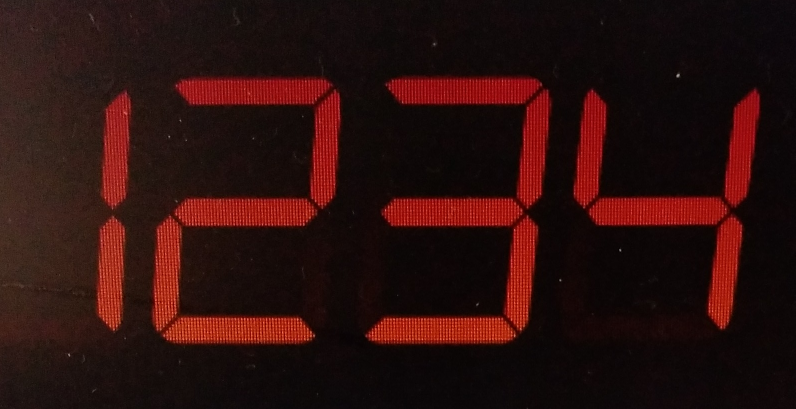
#> input picture glare_test/testfile.jpg, 1591 x 818 px (shown at 1/2 size)
$ python -i ad_functions.py   (imports and definitions only)
#> lines starting #> are read from the running program, lines starting #| are printed output that depends on the picture
from matplotlib import pyplot as plt
import pytesseract
import pandas as pd
import numpy as np
import random
import cv2
import os
import re


#########################################################################################################
# Function to show an image using pyplot
# [202 lines left out: functions show_img, display_four_images, display_ten_images, read_input_file_list, is_image, read_resize_data, not called in this run]


#########################################################################################################
# Read text using pytesseract and return the text
def get_text(image):
    """
    Uses Tesseract OCR to extract text from an input image.

    Args:
        image (numpy.ndarray): The input image to extract text from.

    Returns:
        A tuple containing the extracted text as strings: (text_ssd, text_eng).
    """

    # psm 6 = Assume a single uniform block of text.
    config_tesseract = "--tessdata-dir ./ttesseract_langs --psm 6"

    # Read text from image using Seven Segment training data
    # text_ssd = pytesseract.image_to_string(image, lang="ssd", config=config_tesseract)
    text_ssd = pytesseract.image_to_string(image, lang="ssd", config=config_tesseract)

    # Read text from image using English character training data
    text_eng = pytesseract.image_to_string(image, lang="eng", config=config_tesseract)

    # Clean text
    text_ssd = "".join(c for c in text_ssd if c.isdigit() or c == ".")
    text_eng = "".join(c for c in text_eng if c.isdigit() or c == ".")

    return text_ssd, text_eng


#########################################################################################################
# Read text using pytesseract and return the text
# [81 lines left out: functions get_text_lets, process_file_thresh, not called in this run]


#########################################################################################################
# Process using Closing and return text for Seven Segment Display and English
def process_file_closing(input_file, size=None):
    """
    Processes an input image file by resizing it, converting it to grayscale, and applying a closing operation
    using dilation and erosion with 5x5 matrices. Extracts text using Tesseract OCR with both Seven Segment and English
    character training data.

    Args:
        input_file (str): The path to the input image file.
        size (int, optional): The desired size of the output image after resizing. If not provided, the original size is used.

    Returns:
        A tuple containing the extracted text as strings: (text_ssd, text_eng).
    """
#> called with input_file = '../glare_test/testfile.jpg'

    # Get image data
    # img = read_input_data(input_file)
    if size:
        img = read_resize_data(input_file, size)
    else:
        img = cv2.imread(input_file)
#> img is the input picture: shape (818, 1591, 3); mean B, G, R 13.1, 15.4, 44.6

    # Convert to RGB (three dimensions)
    nimRGB = cv2.cvtColor(img, cv2.COLOR_BGR2RGB)

    # Convert to gray (one dimension)
    nimGray = cv2.cvtColor(nimRGB, cv2.COLOR_BGR2GRAY)
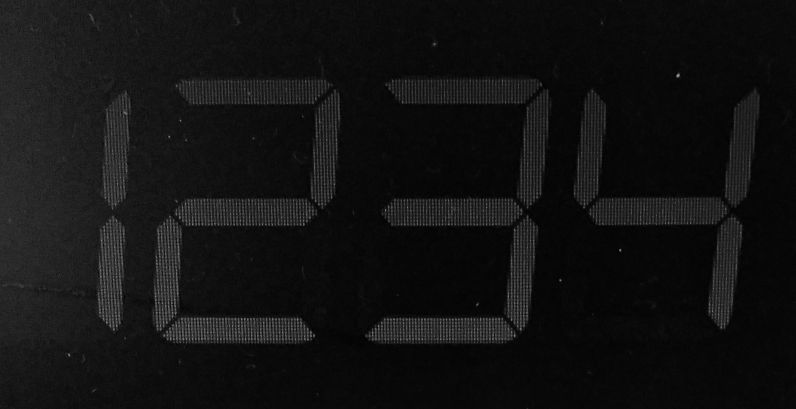
#> nimGray: shape (818, 1591) (shown at 1/2 size); min 0, max 166, mean 18.1

    # Perform Dilation using a 5x5 matrix
    cdilation = cv2.dilate(nimGray, np.ones((5, 5), np.uint8))
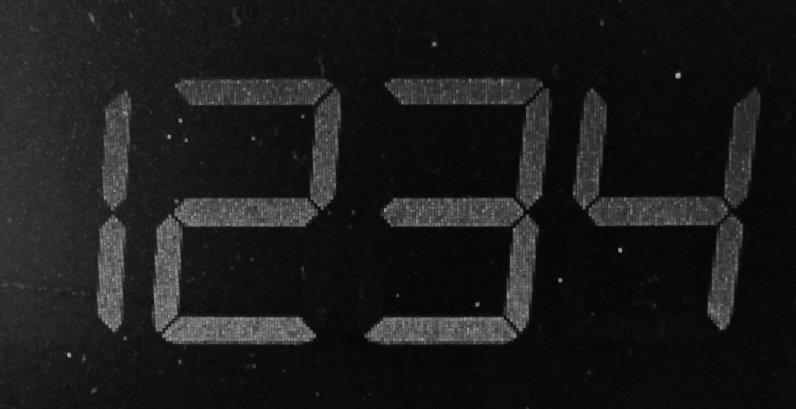
#> cdilation: shape (818, 1591) (shown at 1/2 size); min 4, max 166, mean 26.9

    # PErform Erod using a 5x5 matrix
    nimClosing = cv2.erode(cdilation, np.ones((5, 5), np.uint8))
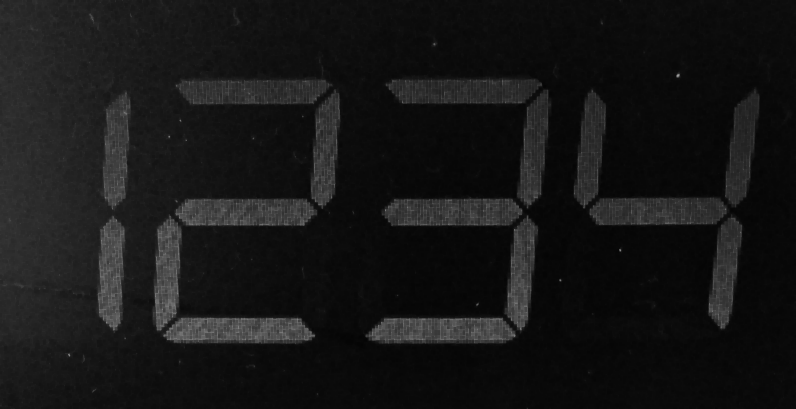
#> nimClosing: shape (818, 1591) (shown at 1/2 size); min 4, max 166, mean 22

    # Get Text for Seven Segment and English
    text_ssd, text_eng = get_text(nimClosing)

    return text_ssd, text_eng


#########################################################################################################
# Process using Adaptive Gaussian and return text for Seven Segment Display and English
# [571 lines left out: functions process_adaptive_gaussian, process_otsu, read_dot_matrix_image, process_deblurred_image, control_loop_sipa3, crop_image and 9 more, not called in this run]

#> (the run stopped early here; a loop or call above may not have finished)
